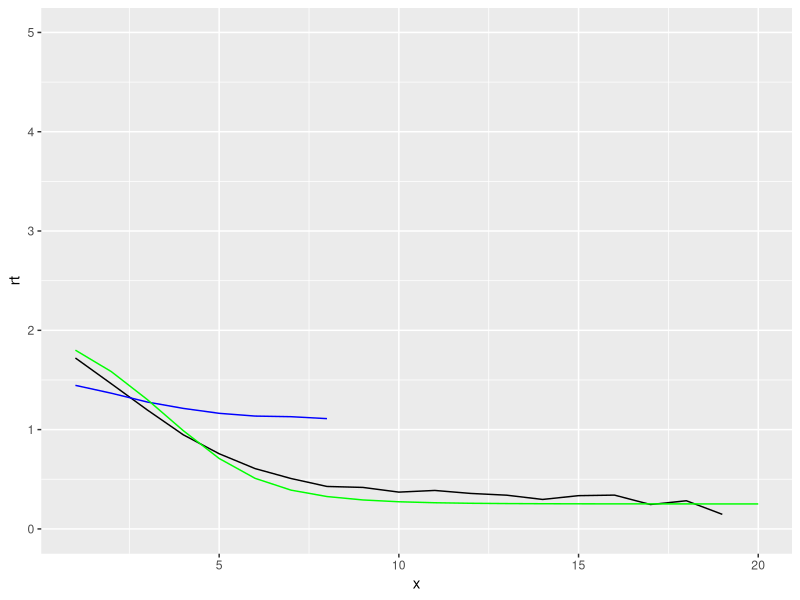

The R script that drew this image:
library(ggplot2)

pop <- 1000



a <- matrix(1,nrow=pop,ncol=pop)
diag(a) <- 0

## random graph
for (i in 1:pop){
  for (j in 1:pop){
    delete <- rbinom(1,1,0)
    if (delete == 1 & i !=j){
      a[i,j] <- 0
      a[j,i] <- 0 
    }
  }
}


#a <- matrix(0,nrow=pop,ncol=pop)

#for (j in 110:210){
 # a[j,] <- 1
#  a[,j] <-1
#}
diag(a) <- 0
### SIR MODEL

get_observed_rt <- function(sim,pop){
  sus_to_be_infected <- sim[[7]]
  secondary_infections <- sim[[3]]
  rt_mat <- c()
  for (t in 1:length(sus_to_be_infected)){
    tmp <- secondary_infections[,sus_to_be_infected[[t]]]
    if (length(tmp) > 0){
      if (length(dim(tmp)) == 1){
        tmp2 <- rowSums(tmp)
        rt_mat <- c(rt_mat,mean(rowSums(tmp2[tmp2>0])))
      }else{
        rt_mat <- c(rt_mat,mean(tmp[tmp>0]))
      }
    } else{
      rt_mat <- c(rt_mat,0)
    }
  }
  return (rt_mat)
}


sir <- function(time, pop, I_init, beta,gamma,delta_t,on_graph) {
  infected_ids <-c(1:I_init)
  recovered_ids <- c()
  susceptible_ids <- c((I_init+1):pop)
 
  
  sus_ids_mat <- list()
  infected_ids_mat <- list()
  newly_infected_ids_mat <- list()
  
  recovered_ids_mat <-list()
  
  sus_ids_mat[[1]] <- susceptible_ids
  infected_ids_mat[[1]] <- infected_ids
  newly_infected_ids_mat[[1]] <- infected_ids
  recovered_ids_mat[[1]] <- recovered_ids
  
  
  
 sir_matrix <- matrix(NA,nrow=time,ncol=4)
 sir_matrix[1,] <- c(pop-I_init,I_init,0,I_init)
 sir_matrix_avg <- matrix(NA,nrow=time,ncol=4)
 sir_matrix_avg[1,] <- c(pop-I_init,I_init,0,I_init)
 secondary_infections_at_time_t <- matrix(0,nrow=time,ncol=pop)
 average_secondary_infections <- c()
 for (t in 2:time){
    new_infections_avg <- mean(rpois(n=10000, sir_matrix_avg[t-1,1]*beta*sir_matrix_avg[t-1,2]/pop))
    new_recoveries_avg <- mean(rpois(n=10000,sir_matrix_avg[t-1,2]*gamma))
    sir_matrix_avg[t,1] <- sir_matrix_avg[t-1,1] - new_infections_avg
    sir_matrix_avg[t,2] <- sir_matrix_avg[t-1,2] + new_infections_avg - new_recoveries_avg
    sir_matrix_avg[t,3] <- sir_matrix_avg[t-1,3] + new_recoveries_avg
    sir_matrix_avg[t,4] <- new_infections_avg
    
    
    
     new_infections <- 0
     infected_ids_frozen <- infected_ids
     new_infection_idx <- 1
     
     tot_sus_to_be_infected <-c()
     for (i in infected_ids_frozen){
      # print (infected_ids)
       connected <- a[,i]
       connected_ids <- which(a[,i]==1)
       connected_sus_ids <- susceptible_ids[susceptible_ids %in% connected_ids]
       
       if (length(connected_sus_ids) >0 ){
         succesful_infections <- rbinom(1,size=length(connected_sus_ids),prob=delta_t*beta/pop)
         if (length(connected_sus_ids) > succesful_infections ){
          sus_to_be_infected <- sample(connected_sus_ids,succesful_infections)
         } else{
           sus_to_be_infected <- connected_sus_ids
         }
       } else{
         sus_to_be_infected <- c()
       }
       
       secondary_infections_at_time_t[t,i ] <- secondary_infections_at_time_t[time,i ] + succesful_infections 
       new_infection_idx <- new_infection_idx + succesful_infections
       
       if (length(sus_to_be_infected) > 0){
         infected_ids <- c(infected_ids,sus_to_be_infected)
         susceptible_ids <- setdiff(susceptible_ids,sus_to_be_infected)
         new_infections <- new_infections + succesful_infections
       }
       
       new_recoveries <- rbinom(n=1,size=1,prob=gamma*delta_t)
       
       if (new_recoveries == 1) {
        # print (new_recoveries)
         infected_ids <- setdiff(infected_ids,i)
         recovered_ids <- c(recovered_ids,i)
       }
     
       tot_sus_to_be_infected <- c(tot_sus_to_be_infected,sus_to_be_infected)
     }
     
     
     
   
   if (sir_matrix[t-1,2] == 0){
     break
   }
   
     sus_ids_mat[[t]] <- susceptible_ids
     infected_ids_mat[[t]] <- infected_ids
     recovered_ids_mat[[t]] <- recovered_ids
     newly_infected_ids_mat[[t]] <- tot_sus_to_be_infected
     
   average_secondary_infections <- c(average_secondary_infections,new_infections_avg/(sir_matrix[t-1,2]-new_recoveries_avg))
   sir_matrix[t,1] <- sir_matrix[t-1,1] - new_infections
   sir_matrix[t,2] <- sir_matrix[t-1,2] + new_infections - new_recoveries
   sir_matrix[t,3] <- sir_matrix[t-1,3] + new_recoveries
   sir_matrix[t,4] <- new_infections
  # print (tot_sus_to_be_infected)
  # print (new_infections)
  # print ("------")
   
 }
 print ("Stop")
 ret_list <- list()
 ret_list[[1]] <- sir_matrix
 ret_list[[2]] <- sir_matrix_avg
 ret_list[[3]] <- secondary_infections_at_time_t
 ret_list[[4]] <- sus_ids_mat
 ret_list[[5]] <- infected_ids_mat
 ret_list[[6]] <- recovered_ids_mat
 ret_list[[7]] <- newly_infected_ids_mat
 
 return (ret_list)
}


#plot(sim[,4])
cori_estimator <- function(incidence,gamma,delta_t){
  rt <-c()
  for (t in 2:length(incidence)){
    num <- incidence[t]
    denom <-0
    
    for (k in 1:(t-1)){
      #mult_ <- (pexp(k,rate = gamma)-pexp(k-1,rate = gamma))
      mult_ <- dgeom(k-1,gamma)
      denom <- denom + incidence[t-k]*mult_
    }
   
  
    rt <- c(rt , num/denom)
  }
  rt
}


time_sim <- 20
rt_mat <- matrix(NA,nrow=100,ncol=time_sim -1)
observed_rt_mat <- matrix(NA,nrow=100,ncol=time_sim -1)

final_size <- c()
for (sim_idx in 1:100){

  beta <- 1.2
  gamma <-.6
  sim <- sir(time = time_sim,pop=pop,I_init = 100,beta=beta,gamma=gamma,delta_t = 1,on_graph = T)
  #plot(sim[[2]][,4])
  rt <-cori_estimator(sim[[1]][,4],gamma,1)
  rt_mat[sim_idx,] <- rt
  final_size <- c(final_size,sum(sim[[2]][,4])/pop)
  observed_rt_mat[sim_idx,] <- get_observed_rt(sim = sim,pop=pop)[2:time_sim]
}
library(ggplot2)

plot_df <- data.frame(x=rep(1:(time_sim-1),100),rt=colMeans((rt_mat)),observed_rt = c(t(observed_rt_mat)))
ggplot(plot_df,aes(x=x,y=rt)) + geom_line(alpha=1)+ylim(c(0,5))+
  geom_line(data=data.frame(x=1:(time_sim-1),y=colMeans(observed_rt_mat)),aes(x=x,y=y),col='blue')  +
  geom_line(data=data.frame(x=1:time_sim,y=beta/gamma*sim[[2]][,1]/pop),aes(x=x,y=y),col='green')
  

